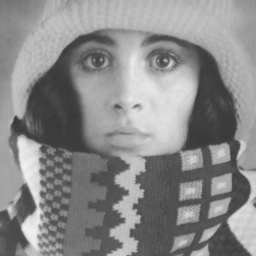
%> input picture Chapter10/images/trui.png, 256 x 256 px
$ octave example10.3.m   (GNU Octave 9; MATLAB toolbox functions it lacks are replaced by stand-ins)
%> lines starting %> are read from the running program, lines starting %| are printed output that depends on the picture; in (x1, y1, x2, y2) boxes, pixels count from 0 and x2, y2 are one past the last pixel; in counts of white or black regions, pixels touching at a corner belong together; the program's own positions count from 1
% Example Matlab script as provided with textbook:
%
%  Fundamentals of Digital Image Processing: A Practical Approach with Examples in Matlab
%  Chris J. Solomon and Toby P. Breckon, Wiley-Blackwell, 2010
%  ISBN: 0470844736, DOI:10.1002/9780470689776, http://www.fundipbook.com
%
A=imread('trui.png');                      			%Read in image
%> A is the input picture: size 256x256 uint8; min 56, max 241, mean 137.7
subplot(3,3,1), imshow(A,[]);               		%Display original
h1=fspecial('gaussian',[15 15],6);
h2=fspecial('gaussian',[30 30],12);
subplot(3,3,4), imshow(imfilter(A,h1),[]);   		%Display filtered version sigma=6
%> after `imshow(imfilter(A,h1),[])`:
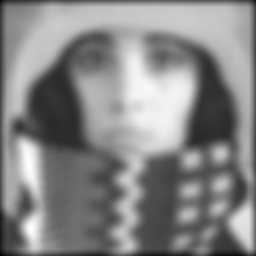
%> displayed picture: size 256x256, on the screen's scale of 0 to 255; min 0, max 255, mean 134.2
subplot(3,3,7), imshow(imfilter(A,h2),[]);   		%Display filtered version sigma=12
%> after `imshow(imfilter(A,h2),[])`:
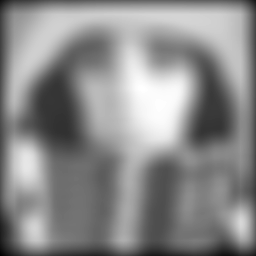
%> displayed picture: size 256x256, on the screen's scale of 0 to 255; min 0, max 255, mean 138.7

[bw,thresh]=edge(A,'log');                  		%Edge detection on original - LOG filter
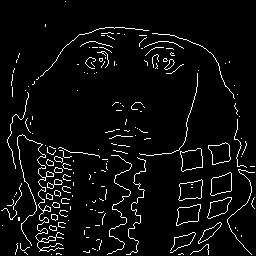
%> bw: size 256x256 logical; 5% white in thin lines or dots
%> thresh = 0.00452
subplot(3,3,2), imshow(~bw,[]);
[bw,thresh]=edge(A,'canny');                		%Canny edge detection on original
%> bw: size 256x256 logical; 6.8% white in thin lines or dots, all inside (x1, y1, x2, y2) = (1, 28, 255, 255)
%> thresh = [0.101 0.252]
subplot(3,3,3), imshow(~bw,[]);              		%Display
[bw,thresh]=edge(imfilter(A,h1),'log');      		%LOG Edge detection on sigma=6
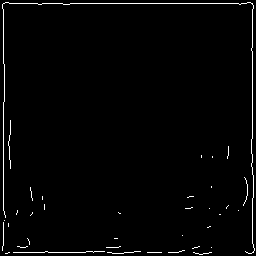
%> bw: size 256x256 logical; 1.7% white in thin lines or dots
%> thresh = 0.00201
subplot(3,3,5), imshow(~bw,[]);
[bw,thresh]=edge(imfilter(A,h1),'canny');         	%Canny edge detection on sigma=6
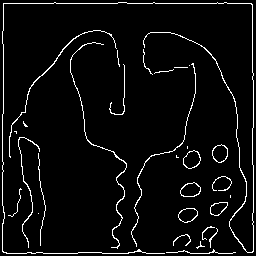
%> bw: size 256x256 logical; 4.7% white in thin lines or dots
%> thresh = [0.126 0.314]
subplot(3,3,6), imshow(~bw,[]);
[bw,thresh]=edge(imfilter(A,h2),'log');      		%LOG Edge detection on sigma=12
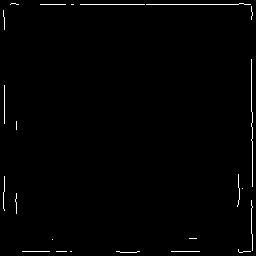
%> bw: size 256x256 logical; 1% white in thin lines or dots
%> thresh = 0.000877
subplot(3,3,8), imshow(~bw,[]);
[bw,thresh]=edge(imfilter(A,h2),'canny');  		%Canny edge detection on sigma=12
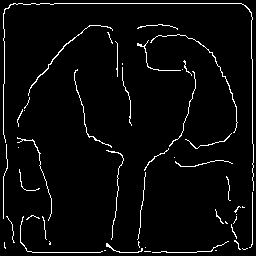
%> bw: size 256x256 logical; 3.9% white in thin lines or dots
%> thresh = [0.148 0.369]
subplot(3,3,9), imshow(~bw,[]);

$ run again, with Chapter10/images/coins.png copied over Chapter10/images/trui.png
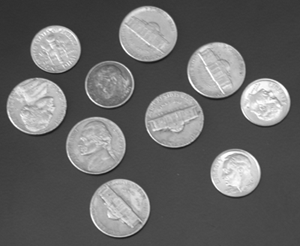
%> input picture Chapter10/images/coins.png, 300 x 246 px
%> A is the input picture: size 246x300 uint8; min 23, max 255, mean 103
%> `[bw,thresh]=edge(A,'log');`:
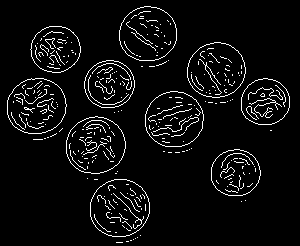
%> bw: size 246x300 logical; 5.4% white in thin lines or dots
%> `[bw,thresh]=edge(A,'log');`: thresh = 0.00408
%> `[bw,thresh]=edge(A,'canny');`: thresh = [0.11 0.275]
%> `[bw,thresh]=edge(imfilter(A,h1),'log');`: thresh = 0.00155
%> `[bw,thresh]=edge(imfilter(A,h1),'canny');`: thresh = [0.129 0.322]
%> `[bw,thresh]=edge(imfilter(A,h2),'log');`: thresh = 0.000753
%> `[bw,thresh]=edge(imfilter(A,h2),'canny');`:
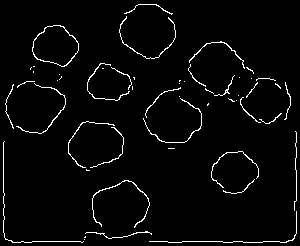
%> bw: size 246x300 logical; 3.2% white in thin lines or dots
%> `[bw,thresh]=edge(imfilter(A,h2),'canny');`: thresh = [0.143 0.357]

$ run again, with Chapter10/images/overlapping_euros1.png copied over Chapter10/images/trui.png
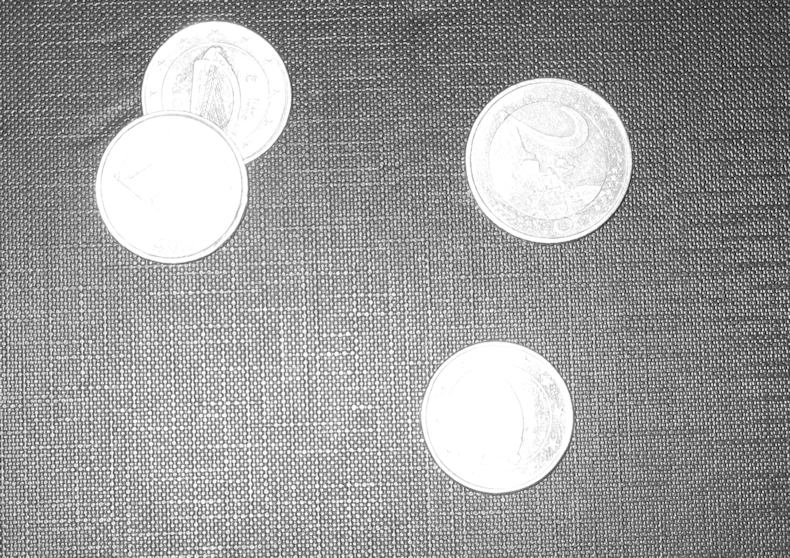
%> input picture Chapter10/images/overlapping_euros1.png, 790 x 558 px
%> A is the input picture: size 558x790 uint8; min 0, max 255, mean 157.2
%> `[bw,thresh]=edge(A,'log');`:
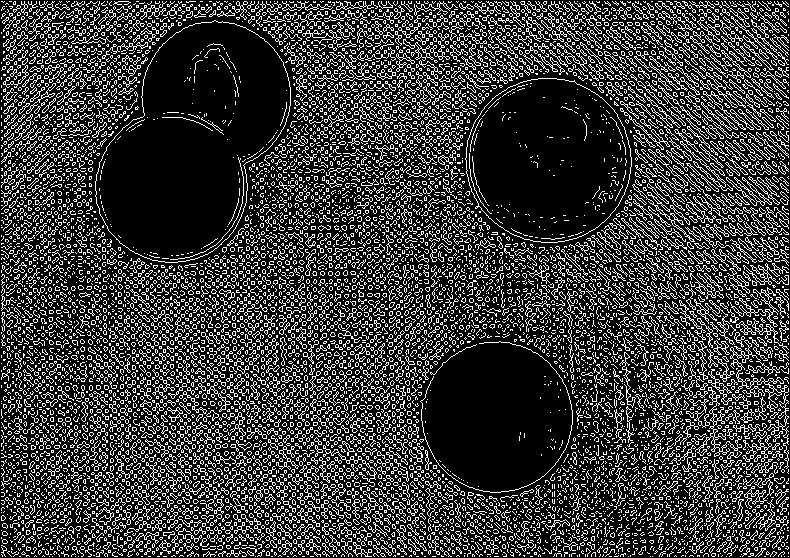
%> bw: size 558x790 logical; 22.8% white in thin lines or dots
%> `[bw,thresh]=edge(A,'log');`: thresh = 0.00543
%> `[bw,thresh]=edge(A,'canny');`: thresh = [0.0617 0.154]
%> `[bw,thresh]=edge(imfilter(A,h1),'log');`: thresh = 0.00068
%> `[bw,thresh]=edge(imfilter(A,h1),'canny');`: thresh = [0.118 0.295]
%> `[bw,thresh]=edge(imfilter(A,h2),'log');`: thresh = 0.000329
%> `[bw,thresh]=edge(imfilter(A,h2),'canny');`:
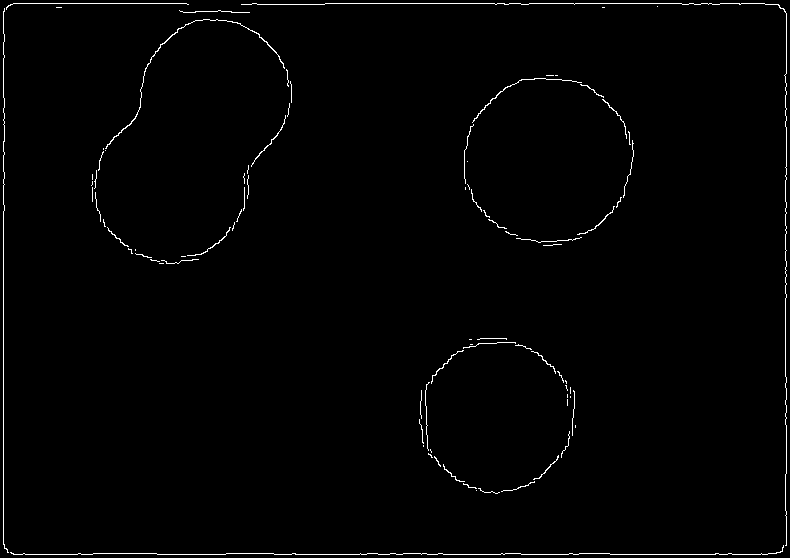
%> bw: size 558x790 logical; 1.1% white in thin lines or dots
%> `[bw,thresh]=edge(imfilter(A,h2),'canny');`: thresh = [0.115 0.287]
